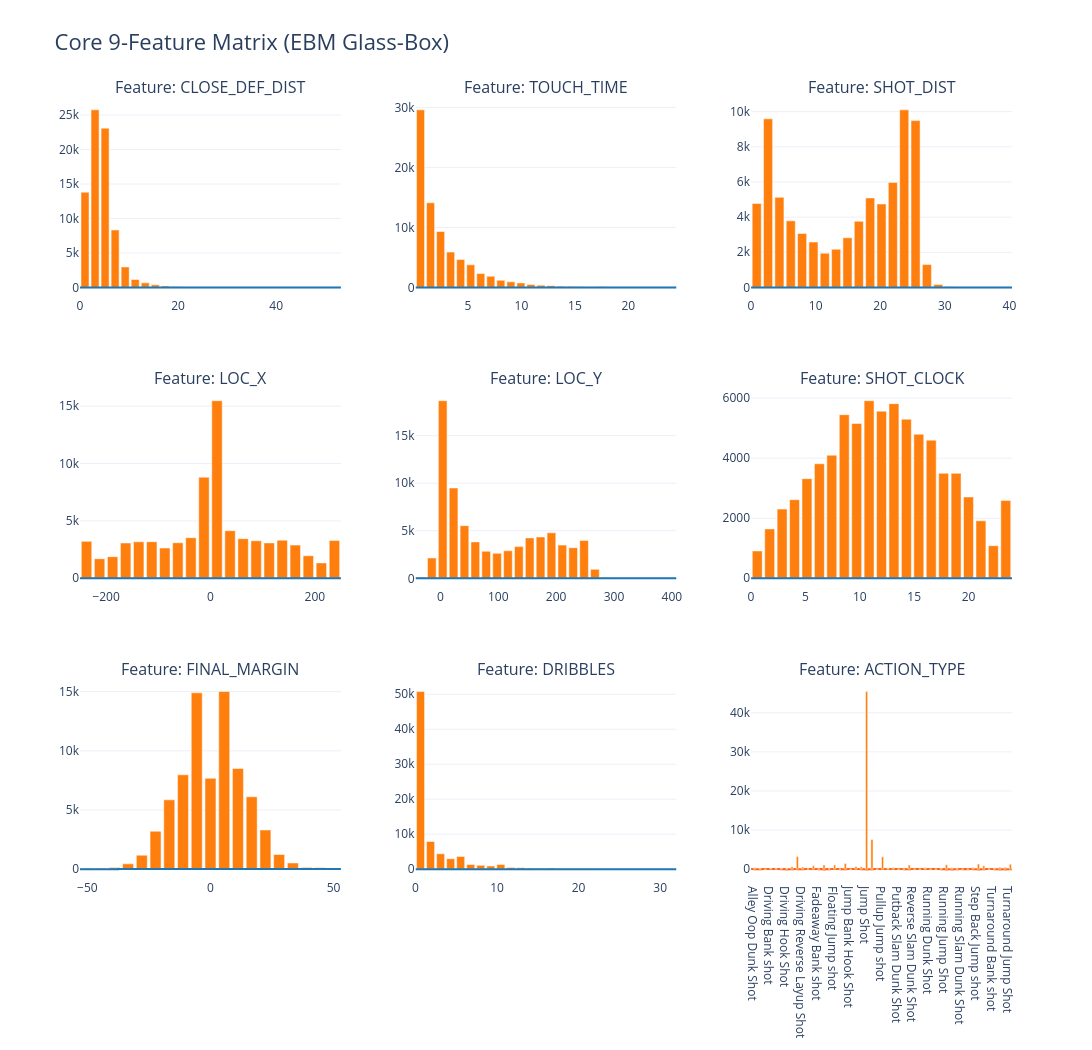

Source (notebook cell):
### Code cell
from plotly.subplots import make_subplots
import plotly.graph_objects as go

my_selected_features = [
    'CLOSE_DEF_DIST', 'TOUCH_TIME',      'SHOT_DIST',
    'LOC_X',          'LOC_Y',           'SHOT_CLOCK',           
    'FINAL_MARGIN',   'DRIBBLES', 'ACTION_TYPE'
]

rows, cols = 3, 3
fig_matrix = make_subplots(
    rows=rows, 
    cols=cols,
    subplot_titles=[f"Feature: {feat}" for feat in my_selected_features],
    horizontal_spacing=0.08,
    vertical_spacing=0.12
)

for idx, target_feat in enumerate(my_selected_features):
    current_row = (idx // cols) + 1
    current_col = (idx % cols) + 1
    
    try:
        feat_idx = feature_cols.index(target_feat)
        single_fig = ebm_global.visualize(feat_idx)
        
        for trace in single_fig.data:
            fig_matrix.add_trace(trace, row=current_row, col=current_col)
            
    except ValueError:
        print(f"Error: '{target_feat}' spelling does not match anything in feature_cols.")

fig_matrix.update_layout(
    title_text="Core 9-Feature Matrix (EBM Glass-Box)",
    title_font=dict(size=22),
    height=1050,
    width=1350,
    showlegend=False,
    template="plotly_white"
)

fig_matrix.show()

### Figure 1 — Plotly figure (JSON) as saved in the notebook; plotly's stock layout.template omitted (floating-point values rounded to 4 significant figures; data arrays with more than 128 entries replaced by an {"elided": "..."} marker saying what was removed)
{"data": [{"line": {"shape": "hv", "width": 0}, "marker": {"color": "#444"}, "mode": "lines", "name": "Lower Bound", "type": "scatter", "x": {"elided": "194 float values"}, "xaxis": "x", "y": {"elided": "194 float values"}, "yaxis": "y"}, {"fill": "tonexty", "fillcolor": "rgba(68, 68, 68, 0.15)", "line": {"color": "rgb(31, 119, 180)", "shape": "hv"}, "mode": "lines", "name": "Main", "type": "scatter", "x": {"elided": "194 float values"}, "xaxis": "x", "y": {"elided": "194 float values"}, "yaxis": "y"}, {"fill": "tonexty", "fillcolor": "rgba(68, 68, 68, 0.15)", "line": {"shape": "hv", "width": 0}, "marker": {"color": "#444"}, "mode": "lines", "name": "Upper Bound", "type": "scatter", "x": {"elided": "194 float values"}, "xaxis": "x", "y": {"elided": "194 float values"}, "yaxis": "y"}, {"hovertemplate": "(%{hovertext}): %{y}", "hovertext": ["0 - 2.05", "2.05 - 4.09", "4.09 - 6.14", "6.14 - 8.18", "8.18 - 10.2", "10.2 - 12.3", "12.3 - 14.3", "14.3 - 16.4", "16.4 - 18.4", "18.4 - 20.5", "20.5 - 22.5", "22.5 - 24.6", "24.6 - 26.6", "26.6 - 28.6", "28.6 - 30.7", "30.7 - 32.7", "32.7 - 34.8", "34.8 - 36.8", "36.8 - 38.9", "38.9 - 40.9", "40.9 - 43", "43 - 45", "45 - 47.1", "47.1 - 49.1", "49.1 - 51.2", "51.2 - 53.2"], "marker": {"color": "#ff7f0e"}, "name": "Distribution", "type": "bar", "x": [1.023, 3.069, 5.115, 7.162, 9.208, 11.25, 13.3, 15.35, 17.39, 19.44, 21.48, 23.53, 25.58, 27.62, 29.67, 31.72, 33.76, 35.81, 37.85, 39.9, 41.95, 43.99, 46.04, 48.08, 50.13, 52.18], "xaxis": "x", "y": [13811, 25753, 23098, 8343, 2981, 1158, 680, 383, 215, 88, 30, 14, 3, 3, 3, 3, 3, 4, 0, 1, 1, 2, 0, 2, 1, 3], "yaxis": "y"}, {"line": {"shape": "hv", "width": 0}, "marker": {"color": "#444"}, "mode": "lines", "name": "Lower Bound", "type": "scatter", "x": {"elided": "188 float values"}, "xaxis": "x2", "y": {"elided": "188 float values"}, "yaxis": "y2"}, {"fill": "tonexty", "fillcolor": "rgba(68, 68, 68, 0.15)", "line": {"color": "rgb(31, 119, 180)", "shape": "hv"}, "mode": "lines", "name": "Main", "type": "scatter", "x": {"elided": "188 float values"}, "xaxis": "x2", "y": {"elided": "188 float values"}, "yaxis": "y2"}, {"fill": "tonexty", "fillcolor": "rgba(68, 68, 68, 0.15)", "line": {"shape": "hv", "width": 0}, "marker": {"color": "#444"}, "mode": "lines", "name": "Upper Bound", "type": "scatter", "x": {"elided": "188 float values"}, "xaxis": "x2", "y": {"elided": "188 float values"}, "yaxis": "y2"}, {"hovertemplate": "(%{hovertext}): %{y}", "hovertext": ["0.1 - 1.04", "1.04 - 1.98", "1.98 - 2.92", "2.92 - 3.85", "3.85 - 4.79", "4.79 - 5.73", "5.73 - 6.67", "6.67 - 7.61", "7.61 - 8.55", "8.55 - 9.48", "9.48 - 10.4", "10.4 - 11.4", "11.4 - 12.3", "12.3 - 13.2", "13.2 - 14.2", "14.2 - 15.1", "15.1 - 16.1", "16.1 - 17", "17 - 17.9", "17.9 - 18.9", "18.9 - 19.8", "19.8 - 20.7", "20.7 - 21.7", "21.7 - 22.6", "22.6 - 23.6", "23.6 - 24.5"], "marker": {"color": "#ff7f0e"}, "name": "Distribution", "type": "bar", "x": [0.5692, 1.508, 2.446, 3.385, 4.323, 5.262, 6.2, 7.138, 8.077, 9.015, 9.954, 10.89, 11.83, 12.77, 13.71, 14.65, 15.58, 16.52, 17.46, 18.4, 19.34, 20.28, 21.22, 22.15, 23.09, 24.03], "xaxis": "x2", "y": [29578, 14102, 9316, 5891, 4655, 3773, 2316, 1868, 1198, 943, 766, 502, 378, 308, 202, 175, 124, 87, 113, 77, 76, 59, 29, 35, 10, 2], "yaxis": "y2"}, {"line": {"shape": "hv", "width": 0}, "marker": {"color": "#444"}, "mode": "lines", "name": "Lower Bound", "type": "scatter", "x": {"elided": "302 float values"}, "xaxis": "x3", "y": {"elided": "302 float values"}, "yaxis": "y3"}, {"fill": "tonexty", "fillcolor": "rgba(68, 68, 68, 0.15)", "line": {"color": "rgb(31, 119, 180)", "shape": "hv"}, "mode": "lines", "name": "Main", "type": "scatter", "x": {"elided": "302 float values"}, "xaxis": "x3", "y": {"elided": "302 float values"}, "yaxis": "y3"}, {"fill": "tonexty", "fillcolor": "rgba(68, 68, 68, 0.15)", "line": {"shape": "hv", "width": 0}, "marker": {"color": "#444"}, "mode": "lines", "name": "Upper Bound", "type": "scatter", "x": {"elided": "302 float values"}, "xaxis": "x3", "y": {"elided": "302 float values"}, "yaxis": "y3"}, {"hovertemplate": "(%{hovertext}): %{y}", "hovertext": ["0 - 1.76", "1.76 - 3.51", "3.51 - 5.27", "5.27 - 7.03", "7.03 - 8.78", "8.78 - 10.5", "10.5 - 12.3", "12.3 - 14.1", "14.1 - 15.8", "15.8 - 17.6", "17.6 - 19.3", "19.3 - 21.1", "21.1 - 22.8", "22.8 - 24.6", "24.6 - 26.3", "26.3 - 28.1", "28.1 - 29.9", "29.9 - 31.6", "31.6 - 33.4", "33.4 - 35.1", "35.1 - 36.9", "36.9 - 38.6", "38.6 - 40.4"], "marker": {"color": "#ff7f0e"}, "name": "Distribution", "type": "bar", "x": [0.8783, 2.635, 4.391, 6.148, 7.904, 9.661, 11.42, 13.17, 14.93, 16.69, 18.44, 20.2, 21.96, 23.71, 25.47, 27.23, 28.98, 30.74, 32.5, 34.25, 36.01, 37.77, 39.52], "xaxis": "x3", "y": [4777, 9591, 5125, 3788, 3070, 2582, 1949, 2175, 2827, 3761, 5092, 4747, 5974, 10101, 9490, 1300, 173, 39, 8, 6, 2, 2, 4], "yaxis": "y3"}, {"line": {"shape": "hv", "width": 0}, "marker": {"color": "#444"}, "mode": "lines", "name": "Lower Bound", "type": "scatter", "x": {"elided": "397 float values"}, "xaxis": "x4", "y": {"elided": "397 float values"}, "yaxis": "y4"}, {"fill": "tonexty", "fillcolor": "rgba(68, 68, 68, 0.15)", "line": {"color": "rgb(31, 119, 180)", "shape": "hv"}, "mode": "lines", "name": "Main", "type": "scatter", "x": {"elided": "397 float values"}, "xaxis": "x4", "y": {"elided": "397 float values"}, "yaxis": "y4"}, {"fill": "tonexty", "fillcolor": "rgba(68, 68, 68, 0.15)", "line": {"shape": "hv", "width": 0}, "marker": {"color": "#444"}, "mode": "lines", "name": "Upper Bound", "type": "scatter", "x": {"elided": "397 float values"}, "xaxis": "x4", "y": {"elided": "397 float values"}, "yaxis": "y4"}, {"hovertemplate": "(%{hovertext}): %{y}", "hovertext": ["-250 - -225", "-225 - -200", "-200 - -175", "-175 - -150", "-150 - -125", "-125 - -100", "-100 - -75", "-75 - -50", "-50 - -25", "-25 - 0", "0 - 25", "25 - 50", "50 - 75", "75 - 100", "100 - 125", "125 - 150", "150 - 175", "175 - 200", "200 - 225", "225 - 250"], "marker": {"color": "#ff7f0e"}, "name": "Distribution", "type": "bar", "x": [-237.5, -212.5, -187.5, -162.5, -137.5, -112.5, -87.5, -62.5, -37.5, -12.5, 12.5, 37.5, 62.5, 87.5, 112.5, 137.5, 162.5, 187.5, 212.5, 237.5], "xaxis": "x4", "y": [3218, 1703, 1887, 3078, 3177, 3185, 2638, 3096, 3536, 8812, 15478, 4149, 3455, 3269, 3086, 3324, 2892, 1967, 1342, 3291], "yaxis": "y4"}, {"line": {"shape": "hv", "width": 0}, "marker": {"color": "#444"}, "mode": "lines", "name": "Lower Bound", "type": "scatter", "x": {"elided": "263 float values"}, "xaxis": "x5", "y": {"elided": "263 float values"}, "yaxis": "y5"}, {"fill": "tonexty", "fillcolor": "rgba(68, 68, 68, 0.15)", "line": {"color": "rgb(31, 119, 180)", "shape": "hv"}, "mode": "lines", "name": "Main", "type": "scatter", "x": {"elided": "263 float values"}, "xaxis": "x5", "y": {"elided": "263 float values"}, "yaxis": "y5"}, {"fill": "tonexty", "fillcolor": "rgba(68, 68, 68, 0.15)", "line": {"shape": "hv", "width": 0}, "marker": {"color": "#444"}, "mode": "lines", "name": "Upper Bound", "type": "scatter", "x": {"elided": "263 float values"}, "xaxis": "x5", "y": {"elided": "263 float values"}, "yaxis": "y5"}, {"hovertemplate": "(%{hovertext}): %{y}", "hovertext": ["-43 - -24.2", "-24.2 - -5.42", "-5.42 - 13.4", "13.4 - 32.2", "32.2 - 51", "51 - 69.8", "69.8 - 88.5", "88.5 - 107", "107 - 126", "126 - 145", "145 - 164", "164 - 182", "182 - 201", "201 - 220", "220 - 239", "239 - 258", "258 - 276", "276 - 295", "295 - 314", "314 - 333", "333 - 352", "352 - 370", "370 - 389", "389 - 408"], "marker": {"color": "#ff7f0e"}, "name": "Distribution", "type": "bar", "x": [-33.6, -14.81, 3.979, 22.77, 41.56, 60.35, 79.15, 97.94, 116.7, 135.5, 154.3, 173.1, 191.9, 210.7, 229.5, 248.3, 267.1, 285.9, 304.6, 323.4, 342.2, 361.0, 379.8, 398.6], "xaxis": "x5", "y": [107, 2136, 18672, 9495, 5536, 3828, 2841, 2625, 2896, 3331, 4249, 4348, 4782, 3489, 3218, 3979, 940, 80, 17, 7, 3, 2, 1, 1], "yaxis": "y5"}, {"line": {"shape": "hv", "width": 0}, "marker": {"color": "#444"}, "mode": "lines", "name": "Lower Bound", "type": "scatter", "x": {"elided": "242 float values"}, "xaxis": "x6", "y": {"elided": "242 float values"}, "yaxis": "y6"}, {"fill": "tonexty", "fillcolor": "rgba(68, 68, 68, 0.15)", "line": {"color": "rgb(31, 119, 180)", "shape": "hv"}, "mode": "lines", "name": "Main", "type": "scatter", "x": {"elided": "242 float values"}, "xaxis": "x6", "y": {"elided": "242 float values"}, "yaxis": "y6"}, {"fill": "tonexty", "fillcolor": "rgba(68, 68, 68, 0.15)", "line": {"shape": "hv", "width": 0}, "marker": {"color": "#444"}, "mode": "lines", "name": "Upper Bound", "type": "scatter", "x": {"elided": "242 float values"}, "xaxis": "x6", "y": {"elided": "242 float values"}, "yaxis": "y6"}, {"hovertemplate": "(%{hovertext}): %{y}", "hovertext": ["0 - 1.14", "1.14 - 2.29", "2.29 - 3.43", "3.43 - 4.57", "4.57 - 5.71", "5.71 - 6.86", "6.86 - 8", "8 - 9.14", "9.14 - 10.3", "10.3 - 11.4", "11.4 - 12.6", "12.6 - 13.7", "13.7 - 14.9", "14.9 - 16", "16 - 17.1", "17.1 - 18.3", "18.3 - 19.4", "19.4 - 20.6", "20.6 - 21.7", "21.7 - 22.9", "22.9 - 24"], "marker": {"color": "#ff7f0e"}, "name": "Distribution", "type": "bar", "x": [0.5714, 1.714, 2.857, 4, 5.143, 6.286, 7.429, 8.571, 9.714, 10.86, 12, 13.14, 14.29, 15.43, 16.57, 17.71, 18.86, 20, 21.14, 22.29, 23.43], "xaxis": "x6", "y": [910, 1644, 2303, 2618, 3317, 3813, 4099, 5447, 5156, 5913, 5565, 5815, 5297, 4797, 4600, 3496, 3496, 2707, 1914, 1087, 2589], "yaxis": "y6"}, {"line": {"shape": "hv", "width": 0}, "marker": {"color": "#444"}, "mode": "lines", "name": "Lower Bound", "type": "scatter", "x": [-53, -50.5, -45.5, -42.5, -41, -39.5, -37.5, -35.5, -34.5, -33.5, -32.5, -31.5, -30.5, -29.5, -28.5, -27.5, -26.5, -25.5, -24.5, -23.5, -22.5, -21.5, -20.5, -19.5, -18.5, -17.5, -16.5, -15.5, -14.5, -13.5, -12.5, -11.5, -10.5, -9.5, -8.5, -7.5, -6.5, -5.5, -4.5, -3.5, -2.5, -1.5, 0, 1.5, 2.5, 3.5, 4.5, 5.5, 6.5, 7.5, 8.5, 9.5, 10.5, 11.5, 12.5, 13.5, 14.5, 15.5, 16.5, 17.5, 18.5, 19.5, 20.5, 21.5, 22.5, 23.5, 24.5, 25.5, 26.5, 27.5, 28.5, 29.5, 30.5, 31.5, 32.5, 33.5, 34.5, 35.5, 37.5, 39.5, 41, 42.5, 45.5, 50.5, 53], "xaxis": "x7", "y": [-0.5879, -0.5228, -0.5176, -0.5131, -0.4895, -0.3453, -0.1744, -0.1701, -0.1656, -0.2156, -0.2139, -0.2111, -0.2093, -0.195, -0.1914, -0.1888, -0.1929, -0.1892, -0.1807, -0.1769, -0.1749, -0.1701, -0.1525, -0.127, -0.09839, -0.09372, -0.08982, -0.08821, -0.08681, -0.08563, -0.08141, -0.03287, -0.03268, -0.02812, -0.02528, -0.02378, -0.0225, -0.02132, -0.02018, -0.01746, -0.01478, -0.006744, -0.004366, -0.002253, 0.0002534, 0.001938, 0.004642, 0.007005, 0.007437, 0.0103, 0.01563, 0.01639, 0.01843, 0.01951, 0.0319, 0.03474, 0.04014, 0.07285, 0.07799, 0.08217, 0.0933, 0.09779, 0.09998, 0.1049, 0.1104, 0.1266, 0.1348, 0.1372, 0.1415, 0.1923, 0.1999, 0.2028, 0.2055, 0.2083, 0.2129, 0.2084, 0.2124, 0.2053, 0.2091, 0.211, 0.2186, 0.2261, 0.233, 0.2651, 0.2651], "yaxis": "y7"}, {"fill": "tonexty", "fillcolor": "rgba(68, 68, 68, 0.15)", "line": {"color": "rgb(31, 119, 180)", "shape": "hv"}, "mode": "lines", "name": "Main", "type": "scatter", "x": [-53, -50.5, -45.5, -42.5, -41, -39.5, -37.5, -35.5, -34.5, -33.5, -32.5, -31.5, -30.5, -29.5, -28.5, -27.5, -26.5, -25.5, -24.5, -23.5, -22.5, -21.5, -20.5, -19.5, -18.5, -17.5, -16.5, -15.5, -14.5, -13.5, -12.5, -11.5, -10.5, -9.5, -8.5, -7.5, -6.5, -5.5, -4.5, -3.5, -2.5, -1.5, 0, 1.5, 2.5, 3.5, 4.5, 5.5, 6.5, 7.5, 8.5, 9.5, 10.5, 11.5, 12.5, 13.5, 14.5, 15.5, 16.5, 17.5, 18.5, 19.5, 20.5, 21.5, 22.5, 23.5, 24.5, 25.5, 26.5, 27.5, 28.5, 29.5, 30.5, 31.5, 32.5, 33.5, 34.5, 35.5, 37.5, 39.5, 41, 42.5, 45.5, 50.5, 53], "xaxis": "x7", "y": [-0.5055, -0.4591, -0.4532, -0.4486, -0.4271, -0.242, -0.09727, -0.0939, -0.09027, -0.1867, -0.1835, -0.1803, -0.1776, -0.1654, -0.1623, -0.1603, -0.1681, -0.165, -0.1576, -0.1536, -0.1502, -0.1455, -0.1311, -0.1046, -0.08351, -0.07633, -0.07386, -0.07139, -0.06869, -0.06732, -0.0635, -0.02607, -0.0254, -0.02258, -0.02034, -0.01871, -0.01771, -0.01581, -0.01417, -0.01187, -0.009933, -0.002124, 0.0007546, 0.003268, 0.005254, 0.006913, 0.009725, 0.01174, 0.0136, 0.01603, 0.0232, 0.0259, 0.0308, 0.03231, 0.05261, 0.05611, 0.06114, 0.09331, 0.1022, 0.1051, 0.115, 0.1198, 0.1245, 0.13, 0.1351, 0.1524, 0.1578, 0.1616, 0.1645, 0.2292, 0.2486, 0.2518, 0.2541, 0.2608, 0.265, 0.2634, 0.2652, 0.258, 0.2616, 0.2654, 0.2636, 0.263, 0.2689, 0.3148, 0.3148], "yaxis": "y7"}, {"fill": "tonexty", "fillcolor": "rgba(68, 68, 68, 0.15)", "line": {"shape": "hv", "width": 0}, "marker": {"color": "#444"}, "mode": "lines", "name": "Upper Bound", "type": "scatter", "x": [-53, -50.5, -45.5, -42.5, -41, -39.5, -37.5, -35.5, -34.5, -33.5, -32.5, -31.5, -30.5, -29.5, -28.5, -27.5, -26.5, -25.5, -24.5, -23.5, -22.5, -21.5, -20.5, -19.5, -18.5, -17.5, -16.5, -15.5, -14.5, -13.5, -12.5, -11.5, -10.5, -9.5, -8.5, -7.5, -6.5, -5.5, -4.5, -3.5, -2.5, -1.5, 0, 1.5, 2.5, 3.5, 4.5, 5.5, 6.5, 7.5, 8.5, 9.5, 10.5, 11.5, 12.5, 13.5, 14.5, 15.5, 16.5, 17.5, 18.5, 19.5, 20.5, 21.5, 22.5, 23.5, 24.5, 25.5, 26.5, 27.5, 28.5, 29.5, 30.5, 31.5, 32.5, 33.5, 34.5, 35.5, 37.5, 39.5, 41, 42.5, 45.5, 50.5, 53], "xaxis": "x7", "y": [-0.423, -0.3953, -0.3888, -0.3841, -0.3648, -0.1388, -0.02014, -0.01773, -0.01489, -0.1579, -0.1531, -0.1494, -0.146, -0.1359, -0.1332, -0.1319, -0.1433, -0.1408, -0.1345, -0.1303, -0.1256, -0.1209, -0.1097, -0.08214, -0.06863, -0.05894, -0.05791, -0.05456, -0.05057, -0.04901, -0.04559, -0.01927, -0.01812, -0.01704, -0.0154, -0.01364, -0.01292, -0.01031, -0.008171, -0.006281, -0.005089, 0.002496, 0.005875, 0.008788, 0.01025, 0.01189, 0.01481, 0.01648, 0.01977, 0.02176, 0.03076, 0.03541, 0.04317, 0.04511, 0.07332, 0.07748, 0.08214, 0.1138, 0.1264, 0.128, 0.1366, 0.1417, 0.149, 0.1551, 0.1598, 0.1781, 0.1808, 0.186, 0.1874, 0.266, 0.2974, 0.3009, 0.3028, 0.3132, 0.3172, 0.3184, 0.3179, 0.3108, 0.314, 0.3199, 0.3086, 0.2999, 0.3048, 0.3645, 0.3645], "yaxis": "y7"}, {"hovertemplate": "(%{hovertext}): %{y}", "hovertext": ["-53 - -47.4", "-47.4 - -41.8", "-41.8 - -36.3", "-36.3 - -30.7", "-30.7 - -25.1", "-25.1 - -19.5", "-19.5 - -13.9", "-13.9 - -8.37", "-8.37 - -2.79", "-2.79 - 2.79", "2.79 - 8.37", "8.37 - 13.9", "13.9 - 19.5", "19.5 - 25.1", "25.1 - 30.7", "30.7 - 36.3", "36.3 - 41.8", "41.8 - 47.4", "47.4 - 53"], "marker": {"color": "#ff7f0e"}, "name": "Distribution", "type": "bar", "x": [-50.21, -44.63, -39.05, -33.47, -27.89, -22.32, -16.74, -11.16, -5.579, 0, 5.579, 11.16, 16.74, 22.32, 27.89, 33.47, 39.05, 44.63, 50.21], "xaxis": "x7", "y": [84, 75, 139, 450, 1179, 3205, 5855, 7973, 14899, 7677, 15011, 8504, 6117, 3310, 1237, 521, 143, 106, 98], "yaxis": "y7"}, {"line": {"shape": "hv", "width": 0}, "marker": {"color": "#444"}, "mode": "lines", "name": "Lower Bound", "type": "scatter", "x": [0, 0.5, 1.5, 2.5, 3.5, 4.5, 5.5, 6.5, 7.5, 8.5, 9.5, 10.5, 11.5, 12.5, 13.5, 14.5, 15.5, 16.5, 17.5, 18.5, 19.5, 20.5, 21.5, 22.5, 23.5, 24.5, 25.5, 26.5, 32], "xaxis": "x8", "y": [0.03374, -0.03124, -0.1008, -0.1047, -0.1086, -0.1137, -0.1164, -0.1168, -0.08035, -0.07038, -0.07294, -0.07731, -0.07903, -0.0823, -0.08323, -0.08403, -0.08564, -0.07399, -0.07757, -0.06758, -0.05276, -0.02511, -0.02287, -0.01228, -0.01375, 0.07813, 0.0736, 0.06289, 0.06289], "yaxis": "y8"}, {"fill": "tonexty", "fillcolor": "rgba(68, 68, 68, 0.15)", "line": {"color": "rgb(31, 119, 180)", "shape": "hv"}, "mode": "lines", "name": "Main", "type": "scatter", "x": [0, 0.5, 1.5, 2.5, 3.5, 4.5, 5.5, 6.5, 7.5, 8.5, 9.5, 10.5, 11.5, 12.5, 13.5, 14.5, 15.5, 16.5, 17.5, 18.5, 19.5, 20.5, 21.5, 22.5, 23.5, 24.5, 25.5, 26.5, 32], "xaxis": "x8", "y": [0.05184, -0.01303, -0.07741, -0.08129, -0.08499, -0.09092, -0.09405, -0.092, -0.05472, -0.05031, -0.05247, -0.04924, -0.05159, -0.04964, -0.05018, -0.05087, -0.0519, -0.01778, -0.00553, 0.00595, 0.02365, 0.05924, 0.06188, 0.1143, 0.1129, 0.2383, 0.2395, 0.2331, 0.2331], "yaxis": "y8"}, {"fill": "tonexty", "fillcolor": "rgba(68, 68, 68, 0.15)", "line": {"shape": "hv", "width": 0}, "marker": {"color": "#444"}, "mode": "lines", "name": "Upper Bound", "type": "scatter", "x": [0, 0.5, 1.5, 2.5, 3.5, 4.5, 5.5, 6.5, 7.5, 8.5, 9.5, 10.5, 11.5, 12.5, 13.5, 14.5, 15.5, 16.5, 17.5, 18.5, 19.5, 20.5, 21.5, 22.5, 23.5, 24.5, 25.5, 26.5, 32], "xaxis": "x8", "y": [0.06994, 0.005181, -0.05398, -0.05787, -0.06141, -0.06819, -0.07167, -0.06721, -0.0291, -0.03024, -0.03201, -0.02118, -0.02416, -0.01697, -0.01712, -0.01771, -0.01816, 0.03843, 0.06651, 0.07948, 0.1001, 0.1436, 0.1466, 0.241, 0.2396, 0.3986, 0.4054, 0.4033, 0.4033], "yaxis": "y8"}, {"hovertemplate": "(%{hovertext}): %{y}", "hovertext": ["0 - 1.23", "1.23 - 2.46", "2.46 - 3.69", "3.69 - 4.92", "4.92 - 6.15", "6.15 - 7.38", "7.38 - 8.62", "8.62 - 9.85", "9.85 - 11.1", "11.1 - 12.3", "12.3 - 13.5", "13.5 - 14.8", "14.8 - 16", "16 - 17.2", "17.2 - 18.5", "18.5 - 19.7", "19.7 - 20.9", "20.9 - 22.2", "22.2 - 23.4", "23.4 - 24.6", "24.6 - 25.8", "25.8 - 27.1", "27.1 - 28.3", "28.3 - 29.5", "29.5 - 30.8", "30.8 - 32"], "marker": {"color": "#ff7f0e"}, "name": "Distribution", "type": "bar", "x": [0.6154, 1.846, 3.077, 4.308, 5.538, 6.769, 8, 9.231, 10.46, 11.69, 12.92, 14.15, 15.38, 16.62, 17.85, 19.08, 20.31, 21.54, 22.77, 24, 25.23, 26.46, 27.69, 28.92, 30.15, 31.38], "xaxis": "x8", "y": [50777, 7903, 4394, 2994, 3612, 1334, 1082, 899, 1325, 498, 427, 274, 217, 312, 101, 92, 83, 128, 55, 22, 25, 19, 5, 1, 2, 2], "yaxis": "y8"}, {"error_y": {"array": [0.09125, 0.08435, 0.3463, 0.09944, 0.2358, 0.09095, 0.07098, 0.04379, 0.02134, 0.03857, 0.4659, 0.08229, 0.1274, 0.02536, 0.122, 0.03158, 0.1592, 0.0281, 0.653, 0.04368, 0.04896, 0.004716, 0.01207, 0.08093, 0.01622, 0.04056, 0.04275, 0.1777, 0.192, 0.03331, 0.5722, 0.3387, 0.04452, 0.7304, 0.1774, 0.05636, 0.0274, 0.02918, 0.09769, 0.168, 0.2581, 0.2087, 0.02382, 0.04512, 0.2356, 0.08423, 0.05217, 0.03887, 0.01669], "color": "#ff6614", "type": "data", "visible": true}, "type": "bar", "x": ["Alley Oop Dunk Shot", "Alley Oop Layup shot", "Driving Bank Hook Shot", "Driving Bank shot", "Driving Dunk Shot", "Driving Finger Roll Layup Shot", "Driving Hook Shot", "Driving Jump shot", "Driving Layup Shot", "Driving Reverse Layup Shot", "Driving Slam Dunk Shot", "Dunk Shot", "Fadeaway Bank shot", "Fadeaway Jump Shot", "Finger Roll Layup Shot", "Floating Jump shot", "Hook Bank Shot", "Hook Shot", "Jump Bank Hook Shot", "Jump Bank Shot", "Jump Hook Shot", "Jump Shot", "Layup Shot", "Pullup Bank shot", "Pullup Jump shot", "Putback Dunk Shot", "Putback Layup Shot", "Putback Slam Dunk Shot", "Reverse Dunk Shot", "Reverse Layup Shot", "Reverse Slam Dunk Shot", "Running Bank Hook Shot", "Running Bank shot", "Running Dunk Shot", "Running Finger Roll Layup Shot", "Running Hook Shot", "Running Jump Shot", "Running Layup Shot", "Running Reverse Layup Shot", "Running Slam Dunk Shot", "Running Tip Shot", "Slam Dunk Shot", "Step Back Jump shot", "Tip Shot", "Turnaround Bank Hook Shot", "Turnaround Bank shot", "Turnaround Fadeaway shot", "Turnaround Hook Shot", "Turnaround Jump Shot"], "xaxis": "x9", "y": [1.518, 0.2484, 2.702, 1.84, 2.194, 1.582, 0.6679, 0.6431, 0.8136, 0.511, 3.201, 1.311, 1.253, 0.6781, 0.6069, 1.118, 1.502, 0.1793, 2.688, 0.8077, 0.8359, -0.3423, -0.399, 0.8652, 0.9001, 1.394, 0.8537, 4.618, 1.386, 0.06015, 1.308, 2.34, 1.31, 2.263, 4.875, 0.89, 0.6773, 0.4921, 0.2149, 3.381, 0.6064, 3.104, 0.6519, -0.2008, 2.587, 1.513, 0.4413, 0.6469, 0.4912], "yaxis": "y9"}, {"hovertemplate": "(%{hovertext}): %{y}", "hovertext": ["Alley Oop Dunk Shot", "Alley Oop Layup shot", "Driving Bank Hook Shot", "Driving Bank shot", "Driving Dunk Shot", "Driving Finger Roll Layup Shot", "Driving Hook Shot", "Driving Jump shot", "Driving Layup Shot", "Driving Reverse Layup Shot", "Driving Slam Dunk Shot", "Dunk Shot", "Fadeaway Bank shot", "Fadeaway Jump Shot", "Finger Roll Layup Shot", "Floating Jump shot", "Hook Bank Shot", "Hook Shot", "Jump Bank Hook Shot", "Jump Bank Shot", "Jump Hook Shot", "Jump Shot", "Layup Shot", "Pullup Bank shot", "Pullup Jump shot", "Putback Dunk Shot", "Putback Layup Shot", "Putback Slam Dunk Shot", "Reverse Dunk Shot", "Reverse Layup Shot", "Reverse Slam Dunk Shot", "Running Bank Hook Shot", "Running Bank shot", "Running Dunk Shot", "Running Finger Roll Layup Shot", "Running Hook Shot", "Running Jump Shot", "Running Layup Shot", "Running Reverse Layup Shot", "Running Slam Dunk Shot", "Running Tip Shot", "Slam Dunk Shot", "Step Back Jump shot", "Tip Shot", "Turnaround Bank Hook Shot", "Turnaround Bank shot", "Turnaround Fadeaway shot", "Turnaround Hook Shot", "Turnaround Jump Shot"], "marker": {"color": "#ff7f0e"}, "name": "Distribution", "type": "bar", "x": ["Alley Oop Dunk Shot", "Alley Oop Layup shot", "Driving Bank Hook Shot", "Driving Bank shot", "Driving Dunk Shot", "Driving Finger Roll Layup Shot", "Driving Hook Shot", "Driving Jump shot", "Driving Layup Shot", "Driving Reverse Layup Shot", "Driving Slam Dunk Shot", "Dunk Shot", "Fadeaway Bank shot", "Fadeaway Jump Shot", "Finger Roll Layup Shot", "Floating Jump shot", "Hook Bank Shot", "Hook Shot", "Jump Bank Hook Shot", "Jump Bank Shot", "Jump Hook Shot", "Jump Shot", "Layup Shot", "Pullup Bank shot", "Pullup Jump shot", "Putback Dunk Shot", "Putback Layup Shot", "Putback Slam Dunk Shot", "Reverse Dunk Shot", "Reverse Layup Shot", "Reverse Slam Dunk Shot", "Running Bank Hook Shot", "Running Bank shot", "Running Dunk Shot", "Running Finger Roll Layup Shot", "Running Hook Shot", "Running Jump Shot", "Running Layup Shot", "Running Reverse Layup Shot", "Running Slam Dunk Shot", "Running Tip Shot", "Slam Dunk Shot", "Step Back Jump shot", "Tip Shot", "Turnaround Bank Hook Shot", "Turnaround Bank shot", "Turnaround Fadeaway shot", "Turnaround Hook Shot", "Turnaround Jump Shot"], "xaxis": "x9", "y": [361, 207, 17, 147, 94, 196, 158, 617, 3213, 515, 58, 845, 46, 1076, 68, 1036, 46, 1445, 14, 663, 580, 45439, 7593, 51, 3152, 159, 391, 44, 57, 1026, 12, 13, 334, 23, 30, 283, 1132, 376, 74, 21, 19, 388, 1296, 860, 46, 130, 485, 500, 1247], "yaxis": "y9"}], "layout": {"annotations": [{"font": {"size": 16}, "showarrow": false, "text": "Feature: CLOSE_DEF_DIST", "x": 0.14, "xanchor": "center", "xref": "paper", "y": 1, "yanchor": "bottom", "yref": "paper"}, {"font": {"size": 16}, "showarrow": false, "text": "Feature: TOUCH_TIME", "x": 0.5, "xanchor": "center", "xref": "paper", "y": 1, "yanchor": "bottom", "yref": "paper"}, {"font": {"size": 16}, "showarrow": false, "text": "Feature: SHOT_DIST", "x": 0.86, "xanchor": "center", "xref": "paper", "y": 1, "yanchor": "bottom", "yref": "paper"}, {"font": {"size": 16}, "showarrow": false, "text": "Feature: LOC_X", "x": 0.14, "xanchor": "center", "xref": "paper", "y": 0.6267, "yanchor": "bottom", "yref": "paper"}, {"font": {"size": 16}, "showarrow": false, "text": "Feature: LOC_Y", "x": 0.5, "xanchor": "center", "xref": "paper", "y": 0.6267, "yanchor": "bottom", "yref": "paper"}, {"font": {"size": 16}, "showarrow": false, "text": "Feature: SHOT_CLOCK", "x": 0.86, "xanchor": "center", "xref": "paper", "y": 0.6267, "yanchor": "bottom", "yref": "paper"}, {"font": {"size": 16}, "showarrow": false, "text": "Feature: FINAL_MARGIN", "x": 0.14, "xanchor": "center", "xref": "paper", "y": 0.2533, "yanchor": "bottom", "yref": "paper"}, {"font": {"size": 16}, "showarrow": false, "text": "Feature: DRIBBLES", "x": 0.5, "xanchor": "center", "xref": "paper", "y": 0.2533, "yanchor": "bottom", "yref": "paper"}, {"font": {"size": 16}, "showarrow": false, "text": "Feature: ACTION_TYPE", "x": 0.86, "xanchor": "center", "xref": "paper", "y": 0.2533, "yanchor": "bottom", "yref": "paper"}], "height": 1050, "showlegend": false, "title": {"font": {"size": 22}, "text": "Core 9-Feature Matrix (EBM Glass-Box)"}, "width": 1350, "xaxis": {"anchor": "y", "domain": [0, 0.28]}, "xaxis2": {"anchor": "y2", "domain": [0.36, 0.64]}, "xaxis3": {"anchor": "y3", "domain": [0.72, 1]}, "xaxis4": {"anchor": "y4", "domain": [0, 0.28]}, "xaxis5": {"anchor": "y5", "domain": [0.36, 0.64]}, "xaxis6": {"anchor": "y6", "domain": [0.72, 1]}, "xaxis7": {"anchor": "y7", "domain": [0, 0.28]}, "xaxis8": {"anchor": "y8", "domain": [0.36, 0.64]}, "xaxis9": {"anchor": "y9", "domain": [0.72, 1]}, "yaxis": {"anchor": "x", "domain": [0.7467, 1]}, "yaxis2": {"anchor": "x2", "domain": [0.7467, 1]}, "yaxis3": {"anchor": "x3", "domain": [0.7467, 1]}, "yaxis4": {"anchor": "x4", "domain": [0.3733, 0.6267]}, "yaxis5": {"anchor": "x5", "domain": [0.3733, 0.6267]}, "yaxis6": {"anchor": "x6", "domain": [0.3733, 0.6267]}, "yaxis7": {"anchor": "x7", "domain": [0, 0.2533]}, "yaxis8": {"anchor": "x8", "domain": [0, 0.2533]}, "yaxis9": {"anchor": "x9", "domain": [0, 0.2533]}}}
